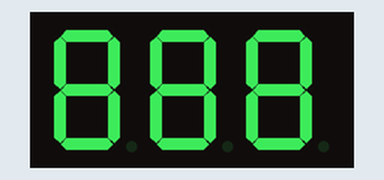
This sketch was run on a simulated Arduino Uno, built with avr-gcc and run on an emulated ATmega328P. Shown: 3-digit seven-segment display. Wiring (inferred from the names in the program): 3-digit 7-segment display, segments lit when LOW: segments pin 8, pin 6, pin 10, pin 12, pin 13, pin 7, pin 9; digit selects pin 2, pin 3, pin 4. The segment pins are drawn as the display they are named for.

Above: at 0.1 s.
At 4.1 s:
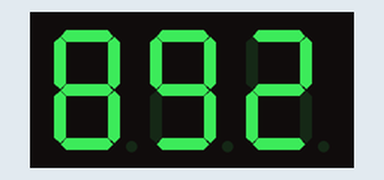
At 8.2 s:
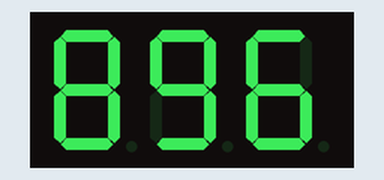
At 18.3 s:
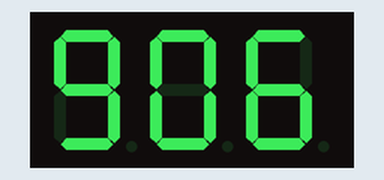
At 28.3 s:
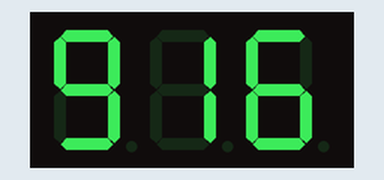
At 38.4 s:
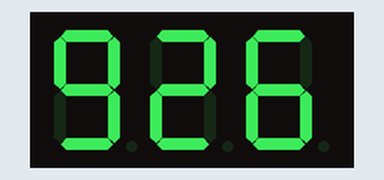

The sketch:

Display3digits.ino
```cpp
/*
  Display3digits

  Controle de um display de 7 segmentos com 3 digitos, anodo comum.
*/

int pinos_digitos[] = {4, 3, 2};
int NUM_DIGITOS = 3;
//  segmentos datasheet  A   B   C   D   E   F   G
int pinos_segmentos[] = {8,  6, 10, 12, 13,  7,  9};
int NUM_SEGMENTOS = 7;
int pino_ponto = 11; // dp: decimal point
int algarismos [][7] = {
  //       A  B  C  D  E  F  G
  /* 0 */ {1, 1, 1, 1, 1, 1, 0},
  /* 1 */ {0, 1, 1, 0, 0, 0, 0},
  /* 2 */ {1, 1, 0, 1, 1, 0, 1},
  /* 3 */ {1, 1, 1, 1, 0, 0, 1},
  /* 4 */ {0, 1, 1, 0, 0, 1, 1},
  /* 5 */ {1, 0, 1, 1, 0, 1, 1},
  /* 6 */ {1, 0, 1, 1, 1, 1, 1},
  /* 7 */ {1, 1, 1, 0, 0, 0, 0},
  /* 8 */ {1, 1, 1, 1, 1, 1, 1},
  /* 9 */ {1, 1, 1, 1, 0, 1, 1},
};

int NUM_ALGARISMOS = 10;
int numero = 888; // numero a ser exibido
int qt_digitos_ativos;   // quantidade de digitos em uso
unsigned long INTERVALO = 1000; // intervalo entre incrementos do numero
unsigned long atualizacao; // momento da atualizacao mais recente

void setup() {
  int i;
  // configurar e desativar todos os digitos
  for(i=0; i<NUM_DIGITOS; i++) {
    pinMode(pinos_digitos[i], OUTPUT);
    digitalWrite(pinos_digitos[i], LOW);
  }
  // configurar e desativar todos os segmentos
  for(i=0; i<NUM_SEGMENTOS; i++) {
    pinMode(pinos_segmentos[i], OUTPUT);
    // 5V no catodo zera a corrente no segmento
    digitalWrite(pinos_segmentos[i], HIGH);
  }
  atualizacao = millis();
  qt_digitos_ativos = contar_digitos(numero);
}

void configurar_segmentos(int algarismo) {
  /* use algarismo -1 para desativar todos os segmentos */
  for (int s=0; s<NUM_SEGMENTOS; s++) {
    if (algarismo >= 0 && algarismos[algarismo][s]) {
      // ativar segmento: GND no catodo
      digitalWrite(pinos_segmentos[s], LOW);
    } else {
      // desativar segmento: +5V no catodo
      digitalWrite(pinos_segmentos[s], HIGH);
    }
  }
}

int contar_digitos(int n) {
  /* calcular quantidade de digitos em n >= 0 */
  int digitos = 0;
  if (n == 0) return 1;
  while (n > 0) {
    digitos++;
    n /= 10;
  }
  return digitos;
}

void loop() {
  int meu_numero = numero;
  // percorrer digitos a partir do menos significativo
  for (int d=0; d<qt_digitos_ativos; d++) {
    int resto = meu_numero % 10;
    meu_numero /= 10;
    // ativar digito: +5V no anodo
    digitalWrite(pinos_digitos[d], HIGH);
    configurar_segmentos(resto);
    // empiricamente verifiquei que este pequeno atraso
    // maximiza o brilho e nao produz flicker visivel
    delay(3);
    // desativar todos os segmentos
    configurar_segmentos(-1);
   // desativar digito
    digitalWrite(pinos_digitos[d], LOW);
  }
  unsigned long agora = millis();
  int qt_digitos;
  if ((agora - atualizacao) > INTERVALO) {
     numero = numero < (int)pow(10, NUM_DIGITOS) ? numero + 1 : 0;
     qt_digitos = contar_digitos(numero);
     if (qt_digitos != qt_digitos_ativos) {
       for (int d = 0; d < NUM_DIGITOS; d++) {
         if (d < qt_digitos) {
           // escrever zeros
           configurar_segmentos(0);
         } else {
           // apagar digito
           configurar_segmentos(-1);
         }
       }
       qt_digitos_ativos = qt_digitos;
     }
     atualizacao = agora;
  }
}
```

Measured:
- what the display in image 1 shows lasts 1.0 s, from 4.1 s to 5.1 s
